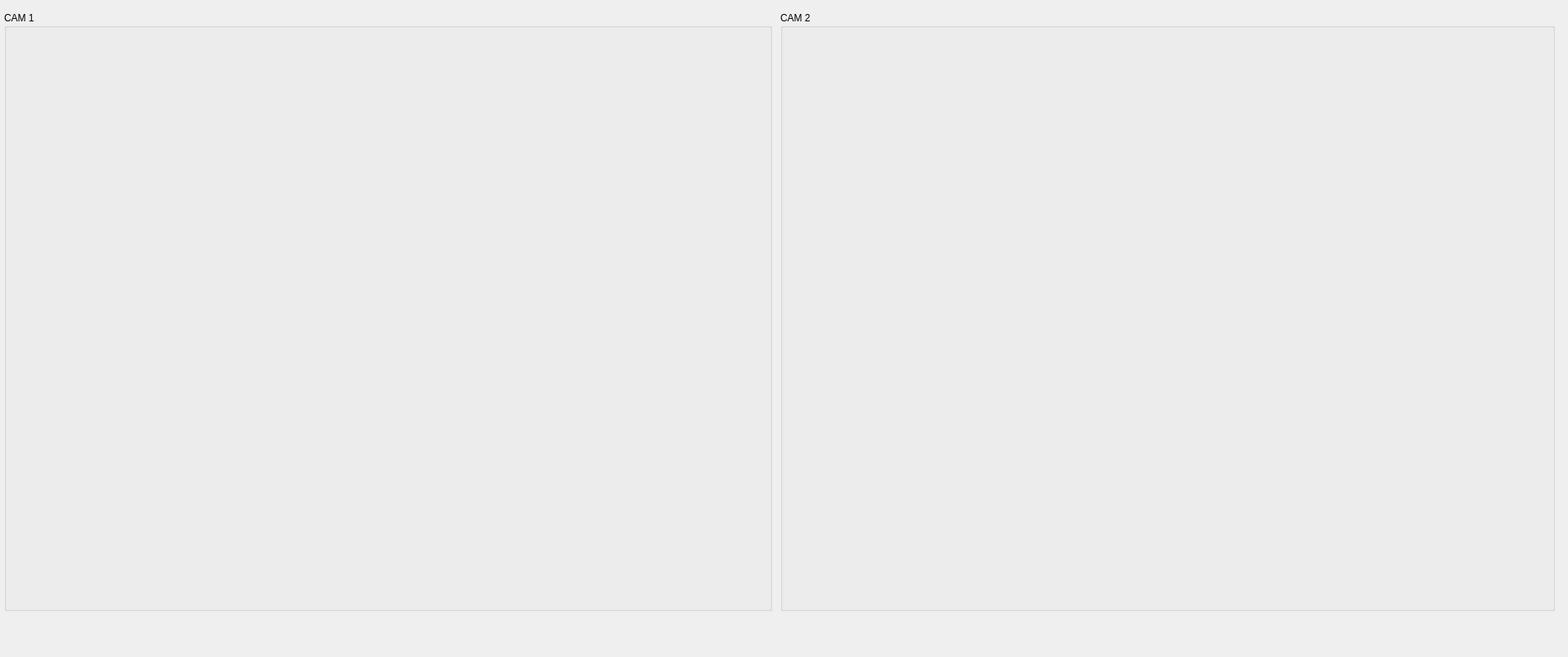
<?xml version="1.0" encoding="UTF-8"?>
<ui version="4.0">
 <class>Widget</class>
 <widget class="QWidget" name="Widget">
  <property name="geometry">
   <rect>
    <x>0</x>
    <y>0</y>
    <width>1909</width>
    <height>800</height>
   </rect>
  </property>
  <property name="windowTitle">
   <string>Widget</string>
  </property>
  <widget class="QGroupBox" name="cam1">
   <property name="geometry">
    <rect>
     <x>5</x>
     <y>14</y>
     <width>935</width>
     <height>730</height>
    </rect>
   </property>
   <property name="title">
    <string>CAM 1</string>
   </property>
  </widget>
  <widget class="QGroupBox" name="cam2">
   <property name="geometry">
    <rect>
     <x>950</x>
     <y>14</y>
     <width>943</width>
     <height>730</height>
    </rect>
   </property>
   <property name="title">
    <string>CAM 2</string>
   </property>
  </widget>
 </widget>
 <resources/>
 <connections/>
</ui>
